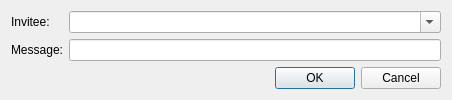
<?xml version="1.0" encoding="UTF-8"?>
<ui version="4.0">
 <class>MUCInviteDialog</class>
 <widget class="QDialog" name="MUCInviteDialog">
  <property name="geometry">
   <rect>
    <x>0</x>
    <y>0</y>
    <width>452</width>
    <height>93</height>
   </rect>
  </property>
  <property name="windowTitle">
   <string>Invite to a MUC</string>
  </property>
  <layout class="QFormLayout" name="formLayout">
   <property name="fieldGrowthPolicy">
    <enum>QFormLayout::AllNonFixedFieldsGrow</enum>
   </property>
   <item row="0" column="0">
    <widget class="QLabel" name="InviteeLabel_">
     <property name="text">
      <string>Invitee:</string>
     </property>
     <property name="buddy">
      <cstring>Invitee_</cstring>
     </property>
    </widget>
   </item>
   <item row="0" column="1">
    <widget class="QComboBox" name="Invitee_">
     <property name="editable">
      <bool>true</bool>
     </property>
    </widget>
   </item>
   <item row="1" column="0">
    <widget class="QLabel" name="label_2">
     <property name="text">
      <string>Message:</string>
     </property>
     <property name="buddy">
      <cstring>Message_</cstring>
     </property>
    </widget>
   </item>
   <item row="1" column="1">
    <widget class="QLineEdit" name="Message_"/>
   </item>
   <item row="2" column="1">
    <widget class="QDialogButtonBox" name="buttonBox">
     <property name="orientation">
      <enum>Qt::Horizontal</enum>
     </property>
     <property name="standardButtons">
      <set>QDialogButtonBox::Cancel|QDialogButtonBox::Ok</set>
     </property>
    </widget>
   </item>
  </layout>
 </widget>
 <resources/>
 <connections>
  <connection>
   <sender>buttonBox</sender>
   <signal>accepted()</signal>
   <receiver>MUCInviteDialog</receiver>
   <slot>accept()</slot>
   <hints>
    <hint type="sourcelabel">
     <x>317</x>
     <y>85</y>
    </hint>
    <hint type="destinationlabel">
     <x>157</x>
     <y>274</y>
    </hint>
   </hints>
  </connection>
  <connection>
   <sender>buttonBox</sender>
   <signal>rejected()</signal>
   <receiver>MUCInviteDialog</receiver>
   <slot>reject()</slot>
   <hints>
    <hint type="sourcelabel">
     <x>385</x>
     <y>85</y>
    </hint>
    <hint type="destinationlabel">
     <x>286</x>
     <y>274</y>
    </hint>
   </hints>
  </connection>
 </connections>
</ui>
